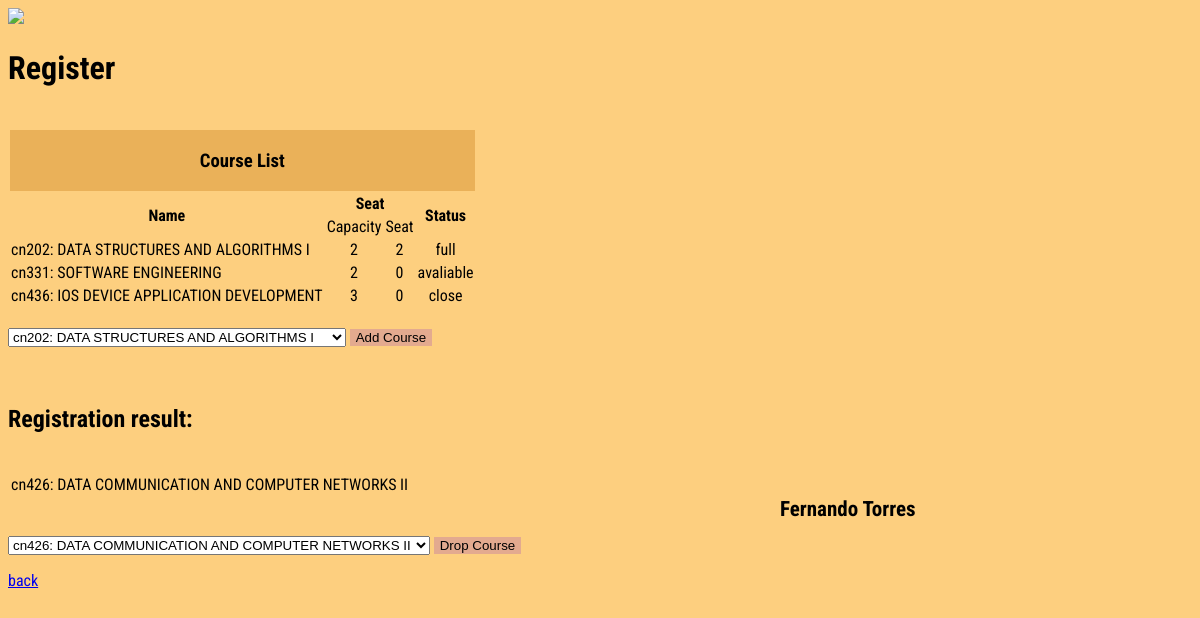
/students/2, run on the app's committed database.
### students/models.py (models this page shows, shortened)
class Student(models.Model):
    first = models.CharField(max_length=64)
    last = models.CharField(max_length=64)
    username = models.CharField(max_length=64)

class Quota(models.Model):
    code = models.CharField(max_length=5)
    name = models.CharField(max_length=64)
    semester = models.PositiveIntegerField()
    year = models.PositiveIntegerField()
    limit = models.PositiveIntegerField()
    status = models.CharField(max_length=64)
    quotas = models.ManyToManyField(Student, blank=True, related_name="quotas")
    def __str__(self):
        return f"{self.code}: {self.name}"

### students/views.py (the view)
# urls.py: path('<int:student_id>', views.student, name="student"),
def student(request, student_id):
    try:
        student = Student.objects.get(pk=student_id)
    except Student.DoesNotExist:
        raise Http404("Student Not Found")
    return render(request, "students/student.html",{
            "student": student,
            "enrolls": student.quotas.all(),
            "non_enrolls": Quota.objects.exclude(quotas=student).all(),
            })

### students/templates/students/student.html (shortened to what this page needs)
{% extends "students/layout_stu.html" %}
{% block body %}
<div class="header">
    <h1>Register</h1>
</div>
<div class="quotapage">
    <h2 >
       {{ student.first }} {{ student.last }}
    </h2>
</div><br>
    <table>
        <tr><th colspan="4" style="background-color: #EAB159"><h3>Course List</h3></th></tr>
        <tr>
            <th rowspan="2">Name</th><th colspan="2" align = 'center'>Seat</th><th rowspan="2">Status</th>
        </tr>
        <tr><td align = 'center'>Capacity</td><td align = 'center' >Seat</td></tr>
        {% for i in non_enrolls %}
        <tr><td>{{i.code}}: {{ i.name }}</td><td align = 'center'>{{ i.limit }}</td><td align = 'center'>{{ i.quotas.all.count }}</td>
            <td align = 'center'>
                {% if i.status == 'close' %}
                close
                {% elif i.limit == i.quotas.all.count %}
                full
                {% else %}
                avaliable
                {% endif %}
            </td>
        </tr> {% endfor %}</table><br>
<div class="add">
    <form action="{% url 'book' student.id %}" method="post">
        <select name="enroll">
            {% for enroll in non_enrolls %}
            <option value="{{ enroll.id }}">{{ enroll }}</option>
            {% endfor %}
        </select>
        <input type="submit" value="Add Course">
    </form>
</div><br><br>
<div class="quotaresult">
    <h2>Registration result:</h2>
</div><br>
<div class="result">
    <table>
        {% for enroll in enrolls %}<tr>
        <td>{{ enroll }}</td>
        {% empty %}
        <td>Not registered.</td></tr>
        {% endfor %}
    </table>
</div><br><br>
<div class="drop">
    <form action="{% url 'drop' student.id %}" method="post">
        <select name="enroll">
            {% for enroll in enrolls %}
            <option value="{{ enroll.id }}">{{ enroll }}</option>
            {% endfor %}
        </select>
        <input type="submit" value="Drop Course">
    </form>
</div>
<div class="back">
    <a href="{% url 'back' student.id %}">back</a>
</div>
{% endblock %}

### students/templates/students/layout_stu.html (style rules this page uses)
body { background-color: #FDCF7F; font-family: 'Roboto Condensed', sans-serif; }
.quotapage { font-size: 14px; font-weight: bold; font-family: 'Roboto Condensed', sans-serif; position: absolute; left: 65%; top: 60%; }
input { background-color: #E3AA8F; border:none; }

### data on the page
Student: first "Fernando", last "Torres"
Quota: code "cn202", name "DATA STRUCTURES AND ALGORITHMS I", limit "2", quotas.all.count "2", status "full"
Quota: code "cn331", name "SOFTWARE ENGINEERING", limit "2", quotas.all.count "0", status "avaliable"
Quota: code "cn436", name "IOS DEVICE APPLICATION DEVELOPMENT", limit "3", quotas.all.count "0", status "close"
Quota: code+name "cn426: DATA COMMUNICATION AND COMPUTER NETWORKS II"

### other printed values
form field enroll "cn202: DATA STRUCTURES AND ALGORITHMS I"
form field enroll "cn426: DATA COMMUNICATION AND COMPUTER NETWORKS II"
